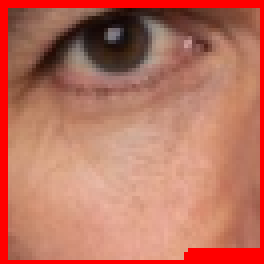
#> input picture progrmas and samples and outputs/cutted_pics/8.png, 66 x 66 px, given in place of 8.jpg, which was not available (shown 4 times larger)
$ jupyter execute --allow-errors Unet.ipynb   (shell and % lines are left out)   (text cells are left out)
#> lines starting #> are read from the running program, lines starting #| are printed output that depends on the picture; pictures that were not available may be replaced by others from this repository, and a replacement may not be noted
[cell 1]
import numpy as np # linear algebra
import tensorflow as tf # for tensorflow based registration
import pandas as pd # data processing, CSV file I/O (e.g. pd.read_csv)
from skimage.util.montage import montage2d
import os
from cv2 import imread, createCLAHE # read and equalize images
import cv2
from glob import glob
import matplotlib.pyplot as plt

[cell 2]
"""
UNet
The main UNet model implementation
"""

import torch
import torch.nn as nn
import torch.nn.functional as F


# Utility Functions
''' when filter kernel= 3x3, padding=1 makes in&out matrix same size'''
# [9 lines left out: function conv_bn_leru, not called in this run]

def down_pooling():
    return nn.MaxPool2d(2)

# [6 lines left out: function up_pooling, not called in this run]

# UNet class

class UNet(nn.Module):
    # [65 lines left out: functions __init__, forward, not called in this run]

[cell 3]
import numpy as np
import os
from tqdm import tqdm
import time
import torch
import torch.nn as nn
import torch.optim as optim
from torch.autograd import Variable
from data.dataset import get_train_val_loader, inverse_normalize, get_test_loader
from model import UNet
from utils.Config import opt
from utils.vis_tool import Visualizer
from utils.eval_tool import compute_iou, save_pred_result
import utils.array_tool as at

# [88 lines left out: functions train, val, run, run_test, not called in this run]

#> (the rest of this cell did not finish here and is left out)

[cell 4]
import numpy as np
import pandas as pd
from keras.models import load_model
from keras.preprocessing.image import ImageDataGenerator
from skimage import morphology, io, color, exposure, img_as_float, transform
from matplotlib import pyplot as plt

# [65 lines left out: functions loadDataGeneral, IoU, Dice, masked, remove_small_regions, not called in this run]

#> (the rest of this cell did not finish here and is left out)

[cell 5]
import numpy as np
import pandas as pd
from keras.models import load_model
from keras.preprocessing.image import ImageDataGenerator
from skimage import morphology, io, color, exposure, img_as_float, transform
from matplotlib import pyplot as plt
import cv2
from keras.preprocessing.image import save_img
import pylab as p
import matplotlib.cm as cm

# [73 lines left out: functions loadDataGeneral, IoU, Dice, masked, remove_small_regions, interval_mapping, not called in this run]

#> (the rest of this cell did not finish here and is left out)

[cell 6]
import numpy as np
import pandas as pd
from keras.models import load_model
from keras.preprocessing.image import ImageDataGenerator
from skimage import morphology, io, color, exposure, img_as_float, transform
from matplotlib import pyplot as plt
import cv2
from keras.preprocessing.image import save_img
import pylab as p
import matplotlib.cm as cm

# [33 lines left out: function loadDataGeneral, not called in this run]

'''def IoU(y_true, y_pred):
    """Returns Intersection over Union score for ground truth and predicted masks."""
    assert y_true.dtype == bool and y_pred.dtype == bool
    y_true_f = y_true.flatten()
    y_pred_f = y_pred.flatten()
    intersection = np.logical_and(y_true_f, y_pred_f).sum()
    union = np.logical_or(y_true_f, y_pred_f).sum()
    return (intersection + 1) * 1. / (union + 1)

def Dice(y_true, y_pred):
    """Returns Dice Similarity Coefficient for ground truth and predicted masks."""
    assert y_true.dtype == bool and y_pred.dtype == bool
    y_true_f = y_true.flatten()
    y_pred_f = y_pred.flatten()
    intersection = np.logical_and(y_true_f, y_pred_f).sum()
    return (2. * intersection + 1.) / (y_true.sum() + y_pred.sum() + 1.)

def masked(img, gt, mask, alpha=127):
    """Returns image with GT lung field outlined with red, predicted lung field
    filled with blue."""
    rows, cols = img.shape
    color_mask = np.zeros((rows, cols, 3))
    boundary = morphology.dilation(gt, morphology.disk(3)) ^ gt
    color_mask[mask == 1] = [0, 0, 0]
    color_mask[boundary == 1] = [1, 1, 2]
    img_color = np.dstack((img, img, img))

    img_hsv = color.rgb2hsv(img_color)
    color_mask_hsv = color.rgb2hsv(color_mask)

    img_hsv[..., 0] = color_mask_hsv[..., 0]
    img_hsv[..., 1] = color_mask_hsv[..., 1] * alpha

    img_masked = color.hsv2rgb(img_hsv)
    return img_masked

def remove_small_regions(img, size):
    """Morphologically removes small (less than size) connected regions of 0s or 1s."""
    img = morphology.remove_small_objects(img, size)
    img = morphology.remove_small_holes(img, size)
    return img

def interval_mapping(image, from_min, from_max, to_min, to_max):
    # map values from [from_min, from_max] to [to_min, to_max]
    # image: input array
    from_range = from_max - from_min
    to_range = to_max - to_min
    scaled = np.array((image - from_min) / float(from_range), dtype=float)
    return to_min + (scaled * to_range)
'''
#> (the rest of this cell did not finish here and is left out)

[cell 7]
#Packages
import numpy as np
import pandas as pd
from keras.models import load_model
from keras.preprocessing.image import ImageDataGenerator
from skimage import morphology, io, color, exposure, img_as_float, transform
from matplotlib import pyplot as plt
import cv2
from keras.preprocessing.image import save_img
import pylab as p
import matplotlib.cm as cm

y=[]
img=img_as_float(io.imread("8.jpg"))
print("imgmain:",img.shape)
#| imgmain: (66, 66, 3)
if len(img.shape)==3 and img.shape[2]==3:
  img=np.float32(img)
  img=cv2.cvtColor(img,cv2.COLOR_BGR2GRAY)
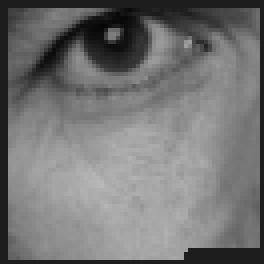
#> img: shape (66, 66) float32 (shown 4 times larger); min 0.028, max 0.726, mean 0.458
img=transform.resize(img,(256,256))
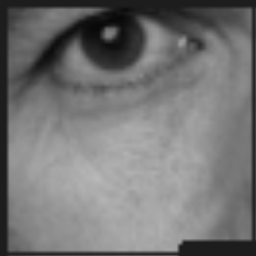
#> img: shape (256, 256) float32; min 0.0315, max 0.724, mean 0.46
print("imgmain1:",img.shape)
#| imgmain1: (256, 256)
img=exposure.equalize_hist(img)
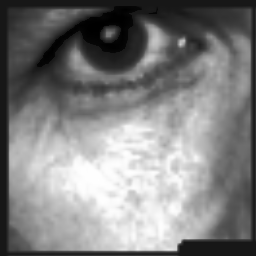
#> img: shape (256, 256) float32; min 0.000244, max 1, mean 0.505
print("imgmain2:",img.shape)
#| imgmain2: (256, 256)
img=np.expand_dims(img,-1)
print("imgmain3:",img.shape)
#| imgmain3: (256, 256, 1)
y.append(img)
y=np.array(y)
y -=y.mean()
y /=y.std()
inp_shape=y[0].shape
#> inp_shape = (256, 256, 1)
model_name='trained_model.hdf5'
#> (the rest of this cell did not finish here and is left out)

$ run again, with progrmas and samples and outputs/cutted_pics/1.png copied over progrmas and samples and outputs/cutted_pics/8.png
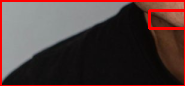
#> input picture progrmas and samples and outputs/cutted_pics/1.png, 185 x 86 px, given in place of 8.jpg, which was not available
#| imgmain: (86, 185, 3)
#> `img=transform.resize(img,(256,256))`:
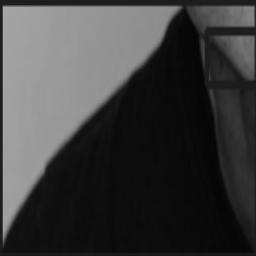
#> img: shape (256, 256) float32; min 0.0185, max 0.648, mean 0.245
#| imgmain1: (256, 256)
#> `img=exposure.equalize_hist(img)`:
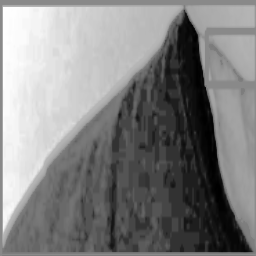
#> img: shape (256, 256) float32; min 0.000137, max 1, mean 0.51
#| imgmain2: (256, 256)
#| imgmain3: (256, 256, 1)

$ run again, with progrmas and samples and outputs/cutted_pics/11.png copied over progrmas and samples and outputs/cutted_pics/8.png
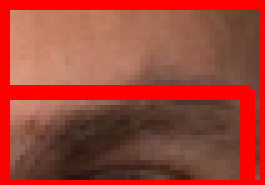
#> input picture progrmas and samples and outputs/cutted_pics/11.png, 53 x 37 px, given in place of 8.jpg, which was not available (shown 5 times larger)
#| imgmain: (37, 53, 3)
#> `img=transform.resize(img,(256,256))`:
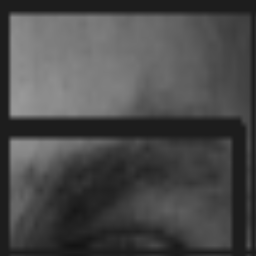
#> img: shape (256, 256) float32; min 0.0765, max 0.6, mean 0.288
#| imgmain1: (256, 256)
#> `img=exposure.equalize_hist(img)`:
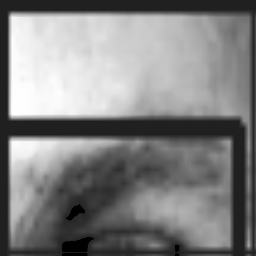
#> img: shape (256, 256) float32; min 9.16e-05, max 1, mean 0.509
#| imgmain2: (256, 256)
#| imgmain3: (256, 256, 1)
